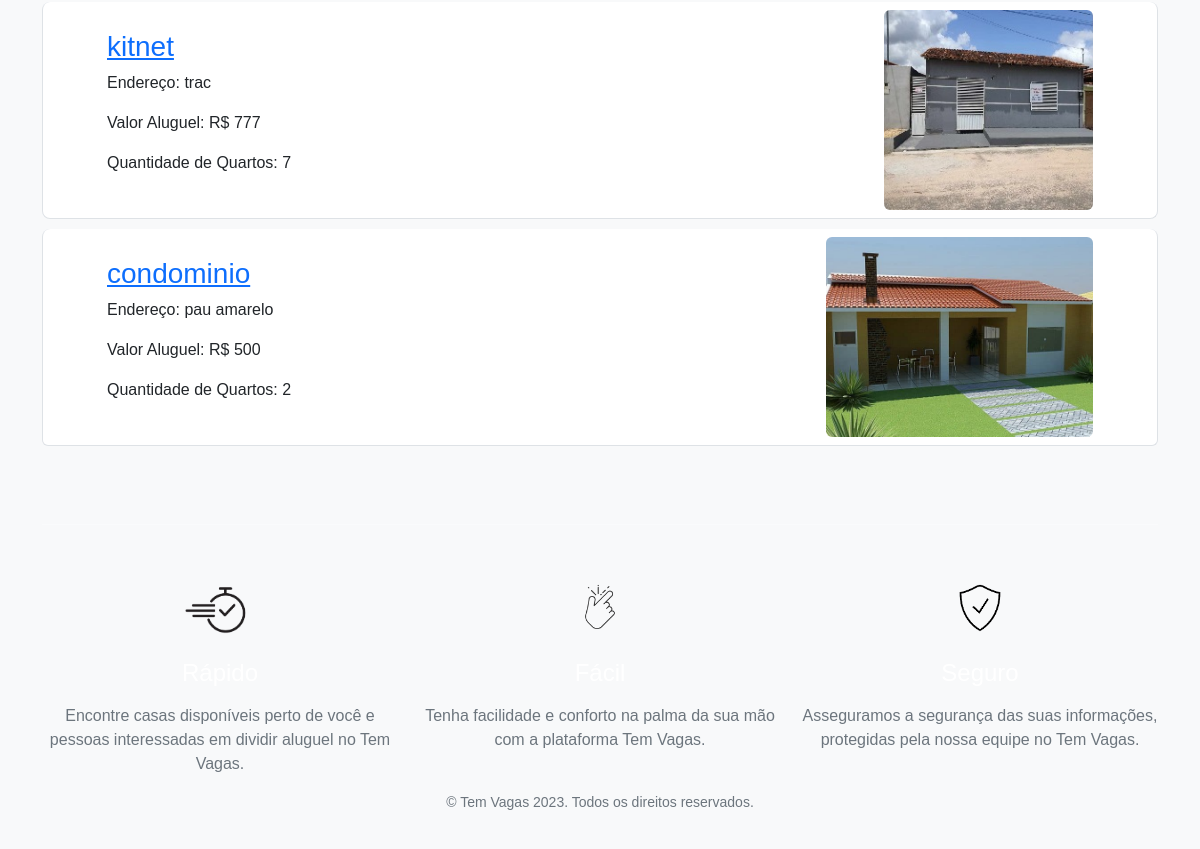
Page /listar-recomendacoes/ (signed in, lower part) on the earlier database version.
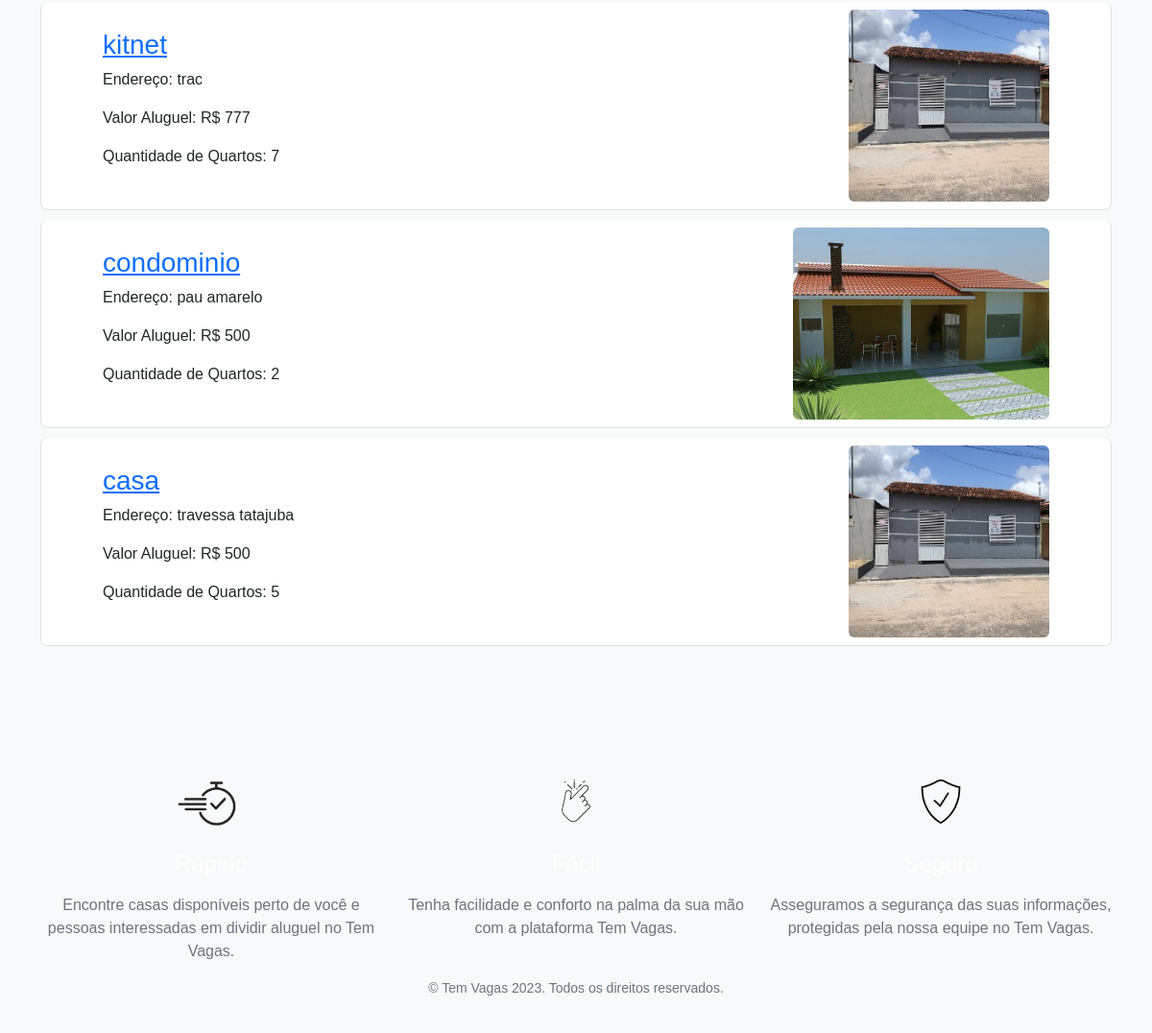
Same page on the later database version.
### posts_app/models.py (models this page shows, shortened)
class recomendacoes(models.Model):
    nome = models.CharField(max_length=100)
    telefone = models.CharField(max_length=15)
    TIPOS_IMOVEL = [
        ('Casa', 'Casa'),
        ('Kitnet', 'Kit-net'),
        ('Compartilhar', 'Compartilhar'),
        ('Condominio', 'Condomínio'),
    ]
    tipo_imovel = models.CharField(max_length=100, choices=TIPOS_IMOVEL)
    endereco = models.CharField(max_length=255)
    numero = models.CharField(max_length=5)
    bairro = models.CharField(max_length=255)
    cidade = models.CharField(max_length=15)
    estado = models.CharField(max_length=15)
    cep = models.CharField(max_length=8)
    valor_aluguel = models.CharField(max_length=10)
    quantidade_quartos = models.CharField(max_length=2)
    quantidade_banheiros = models.CharField(max_length=2)
    descricao = models.TextField()
    image = models.ImageField(upload_to='images/', blank=True, null=True)
    create_at = models.DateTimeField(auto_now_add=True)
    owner = models.ForeignKey(get_user_model(), on_delete=models.CASCADE, null=True)
    curtidas = models.ManyToManyField(get_user_model(), through='Curtida', related_name='curtidas')
    favoritos = models.ManyToManyField(get_user_model(), through='Favorito', related_name='favoritos')
    class Meta:
        verbose_name = 'Imovel'
        verbose_name_plural = 'Imoveis'
        ordering = ['id']

### posts_app/views.py (the view)
# urls.py: path('listar-recomendacoes/', views.listar_recomendacoes, name='listar-recomendacoes'),
@login_required
def listar_recomendacoes(request):
    usuario_logado = request.user
    recomendacoes_do_usuario = recomendacoes.objects.filter(owner=usuario_logado)
    context = {'recomendacoes': recomendacoes_do_usuario}
    return render(request, 'listar_recomendacoes.html', context)

### posts_app/templates/listar_recomendacoes.html (shortened to what this page needs)
{% load static %}
<!DOCTYPE html>
{% include '_navbar.html' %}
<link href="https://cdn.jsdelivr.net/npm/bootstrap@5.2.3/dist/css/bootstrap.min.css" rel="stylesheet">
<link href="{% static 'css/listar_recomendacoes.css' %}" rel="stylesheet" />
<link rel="stylesheet" href="{% static 'css/_navbar.css' %}">
{% block content %}
  <div class="container">
    {% if recomendacoes %}
      <ul class="list-group">
        {% for recomendacao in recomendacoes %}
          <li class="list-group-item">
            <div class="d-flex justify-content-between align-items-center">
              <div class="ms-5">
                <a href="{% url 'recommendation-detail' recomendacao.id %}">
                  <h3>{{ recomendacao.tipo_imovel }}</h3>
                </a>
                <p>Endereço: {{ recomendacao.endereco }}</p>
                <p>Valor Aluguel: R$ {{ recomendacao.valor_aluguel }}</p>
                <p>Quantidade de Quartos: {{ recomendacao.quantidade_quartos }}</p>
              </div>
              <img class="me-5 rounded" src="{{recomendacao.image.url}}" alt="Imagem do Imóvel">
            </div>
          </li>
        {% endfor %}
      </ul>
    {% else %}
      <p>Você ainda não fez nenhuma recomendação.</p>
    {% endif %}
  </div>
{% endblock content %}
{% include 'footer.html' %}

### posts_app/templates/_navbar.html (shortened to what this page needs)
{% load static %}
<link rel="stylesheet" href="{% static 'css/_navbar.css' %}">
<body class="m-0 border-0 bd-example">
</body>
<body>

### posts_app/templates/footer.html
{% load static %}
<footer class="footer bg-light">
    <div class="container">
        <hr class="mt-5 mb-5">
        <div class="row">
            <div class="col-md-4">
                <div class="text-center">
                    <img src="{% static 'images/rapido.png' %}" height="70" alt="Rápido">
                </div>
                <h4 class="mt-3 text-center">Rápido</h4>
                <p class="text-secondary text-center mt-3">Encontre casas disponíveis perto de você e pessoas interessadas em dividir aluguel no Tem Vagas.</p>
            </div>
            <div class="col-md-4">
                <div class="text-center">
                    <img src="{% static 'images/facil.png' %}" height="70" alt="Fácil">
                </div>
                <h4 class="mt-3 text-center">Fácil</h4>
                <p class="text-secondary text-center mt-3">Tenha facilidade e conforto na palma da sua mão com a plataforma Tem Vagas.</p>
            </div>
            <div class="col-md-4">
                <div class="text-center">
                    <img src="{% static 'images/seguro.png' %}" height="70" alt="Seguro">
                </div>
                <h4 class="mt-3 text-center">Seguro</h4>
                <p class="text-secondary text-center mt-3">Asseguramos a segurança das suas informações, protegidas pela nossa equipe no Tem Vagas.</p>
            </div>
        </div>
        <div class="row">
            <div class="col text-center">
                <p class="text-muted small">&copy; Tem Vagas 2023. Todos os direitos reservados.</p>
            </div>
        </div>
    </div>
</footer>

### posts_app/static/css/listar_recomendacoes.css (style rules this page uses)
body { font-family: 'Arial', sans-serif; background-color: #f8f9fa; }
.list-group-item img { max-width: 100%; height: auto; border-radius: 8px; }
.list-group-item { border: 1px solid #dee2e6; margin-bottom: 10px; border-radius: 8px; }
.footer { background-color: #007bff; color: #ffffff; text-align: center; padding: 20px; }
.list-group-item img { height: 200px; width: auto; border-radius: 8px; }

Differences in the rows shown:
added recomendacoes: tipo_imovel "casa", endereco "travessa tatajuba", valor_aluguel "500", quantidade_quartos "5", image (picture)
